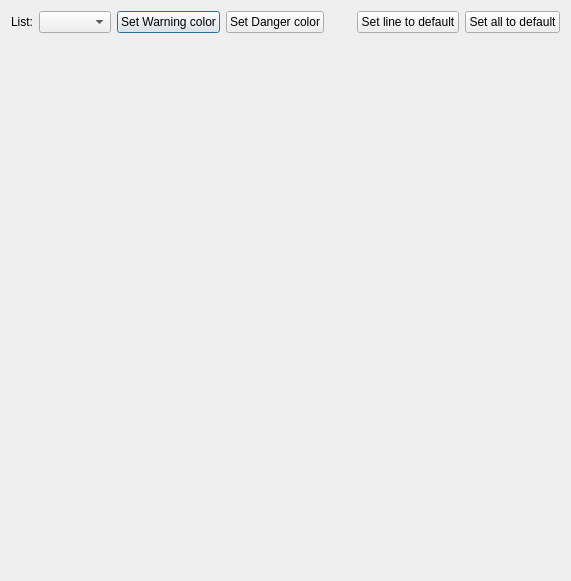
<?xml version="1.0" encoding="UTF-8"?>
<ui version="4.0">
 <class>CGUIListConstructor</class>
 <widget class="QDialog" name="CGUIListConstructor">
  <property name="geometry">
   <rect>
    <x>0</x>
    <y>0</y>
    <width>571</width>
    <height>581</height>
   </rect>
  </property>
  <property name="windowTitle">
   <string>Plan Lists editor</string>
  </property>
  <layout class="QVBoxLayout" name="verticalLayout">
   <item>
    <layout class="QHBoxLayout" name="horizontalLayout">
     <item>
      <widget class="QLabel" name="label">
       <property name="text">
        <string>List:</string>
       </property>
      </widget>
     </item>
     <item>
      <widget class="QComboBox" name="lists_combo"/>
     </item>
     <item>
      <widget class="QPushButton" name="btn_warning_color">
       <property name="text">
        <string>Set Warning color</string>
       </property>
      </widget>
     </item>
     <item>
      <widget class="QPushButton" name="btn_danger_color">
       <property name="text">
        <string>Set Danger color</string>
       </property>
      </widget>
     </item>
     <item>
      <spacer name="horizontalSpacer">
       <property name="orientation">
        <enum>Qt::Horizontal</enum>
       </property>
       <property name="sizeHint" stdset="0">
        <size>
         <width>40</width>
         <height>20</height>
        </size>
       </property>
      </spacer>
     </item>
     <item>
      <widget class="QPushButton" name="btn_default_current">
       <property name="text">
        <string>Set line to default</string>
       </property>
      </widget>
     </item>
     <item>
      <widget class="QPushButton" name="btn_default_all">
       <property name="text">
        <string>Set all to default</string>
       </property>
      </widget>
     </item>
    </layout>
   </item>
   <item>
    <widget class="QWidget" name="widget" native="true">
     <property name="sizePolicy">
      <sizepolicy hsizetype="Preferred" vsizetype="Expanding">
       <horstretch>0</horstretch>
       <verstretch>0</verstretch>
      </sizepolicy>
     </property>
    </widget>
   </item>
  </layout>
 </widget>
 <resources/>
 <connections/>
</ui>
